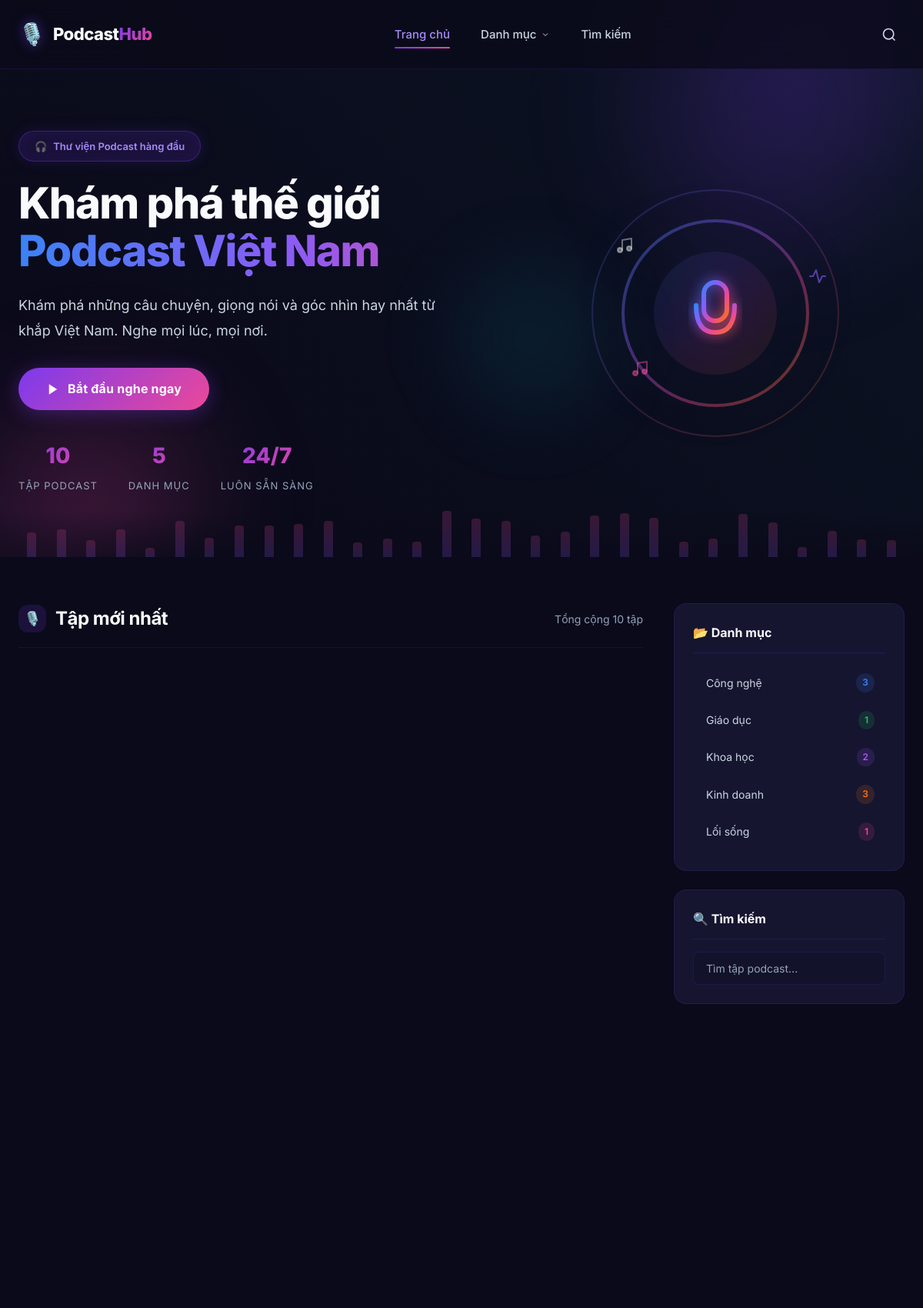
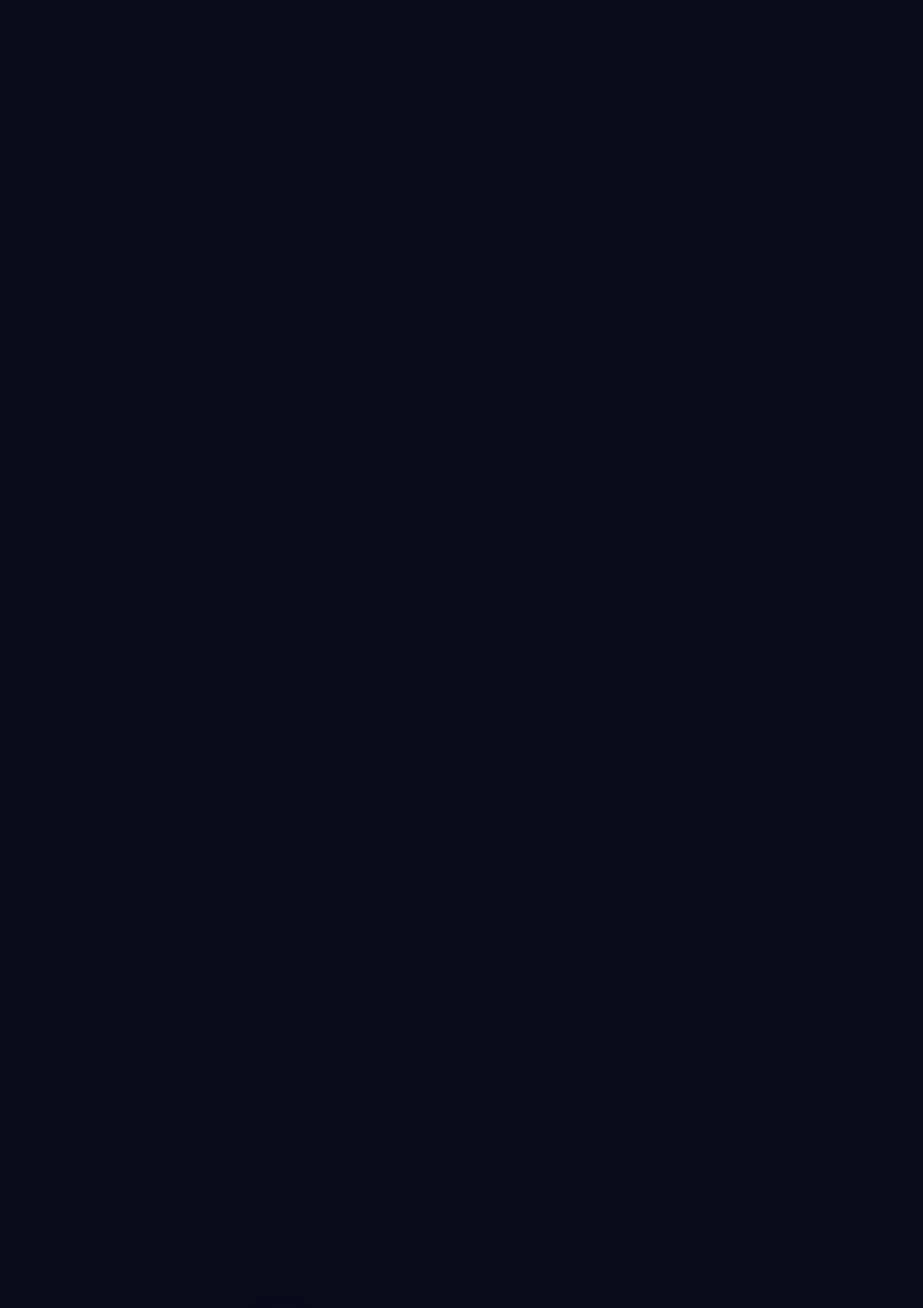
The page / (upper part) on the database its author committed (2 pictures, top to bottom).
### tables this page shows
CREATE TABLE IF NOT EXISTS categories (
    id INT AUTO_INCREMENT PRIMARY KEY,
    name VARCHAR(255) NOT NULL,
    slug VARCHAR(255) NOT NULL UNIQUE,
    description TEXT,
    created_at TIMESTAMP DEFAULT CURRENT_TIMESTAMP
);

### public/index.php (the view, shortened to what this page needs)
<?php
require_once __DIR__ . '/../src/config.php';
require_once __DIR__ . '/../src/functions.php';
$page = max(1, (int)($_GET['page'] ?? 1));
$result = getEpisodes($pdo, $page, 9);
$categories = getCategories($pdo);
$totalEpisodes = getTotalEpisodes($pdo);
$totalCategories = getTotalCategories($pdo);
renderHeader('Trang chủ', 'home');
?>
<section class="hero">
    <div class="hero-orb hero-orb-1"></div>
    <div class="hero-orb hero-orb-2"></div>
    <div class="hero-orb hero-orb-3"></div>
    <div class="container">
        <div class="hero-layout">
            <div class="hero-content">
                <div class="hero-badge">
                    <span>🎧</span> Thư viện Podcast hàng đầu
                </div>
                <h1 class="hero-title">
                    Khám phá thế giới<br>
                    <span class="gradient-text">Podcast Việt Nam</span>
                </h1>
                <p class="hero-subtitle">
                    Khám phá những câu chuyện, giọng nói và góc nhìn hay nhất từ khắp Việt Nam. Nghe mọi lúc, mọi nơi.
                </p>
                <div class="hero-actions">
                    <a href="#latest-episodes" class="btn-hero-cta">
                        <svg width="18" height="18" viewBox="0 0 24 24" fill="currentColor"><polygon points="5 3 19 12 5 21 5 3"></polygon></svg>
                        Bắt đầu nghe ngay
                    </a>
                </div>
                <div class="hero-stats">
                    <div class="stat-item">
                        <span class="stat-number"><?= $totalEpisodes ?? 0 ?></span>
                        <span class="stat-label">Tập podcast</span>
                    </div>
                    <div class="stat-item">
                        <span class="stat-number"><?= $totalCategories ?? 0 ?></span>
                        <span class="stat-label">Danh mục</span>
                    </div>
                    <div class="stat-item">
                        <span class="stat-number">24/7</span>
                        <span class="stat-label">Luôn sẵn sàng</span>
                    </div>
                </div>
            </div>
            <div class="hero-illustration" aria-hidden="true">
                <div class="hero-graphic">
                </div>
            </div>
        </div>
    </div>
    <div class="hero-bottom-visualizer" aria-hidden="true">
        <div class="container viz-container">
            <?php for ($i = 0; $i < 30; $i++): ?>
                <div class="viz-bar-bottom" style="--delay: <?= rand(0, 15) / 10 ?>s; --h: <?= rand(10, 60) ?>px"></div>
            <?php endfor; ?>
        </div>
    </div>
</section>
<section id="latest-episodes" class="container" style="padding: 60px 24px;">
    <div class="content-layout">
        <div class="content-main">
            <div class="section-header">
                <h2 class="section-title">
                    <span class="icon">🎙️</span>
                    Tập mới nhất
                </h2>
                <span style="color: var(--text-muted); font-size: 14px;">
                    Tổng cộng <?= $result['total'] ?> tập
                </span>
            </div>
            <?php if (empty($result['episodes'])): ?>
                <div class="empty-state">
                    <svg width="64" height="64" viewBox="0 0 24 24" fill="none" stroke="currentColor" stroke-width="1">
                        <path d="M9 18V5l12-2v13"></path>
                        <circle cx="6" cy="18" r="3"></circle>
                        <circle cx="18" cy="16" r="3"></circle>
                    </svg>
                    <h3>Chưa có tập podcast nào</h3>
                    <p>Hãy thêm tập podcast đầu tiên qua trang admin.</p>
                </div>
            <?php else: ?>
                <div class="episodes-grid">
                </div>
            <?php endif; ?>
        </div>
        <aside class="sidebar">
            <div class="sidebar-widget">
                <h3 class="widget-title">📂 Danh mục</h3>
                <ul class="category-list">
                    <?php foreach ($categories as $cat): ?>
                        <li>
                            <a href="/category.php?slug=<?= e($cat['slug']) ?>">
                                <?= e($cat['name']) ?>
                                <span class="count"><?= $cat['episode_count'] ?></span>
                            </a>
                        </li>
                    <?php endforeach; ?>
                </ul>
            </div>
            <div class="sidebar-widget">
                <h3 class="widget-title">🔍 Tìm kiếm</h3>
                <form action="/search.php" method="GET">
                    <input type="text" name="q" class="form-control" placeholder="Tìm tập podcast..." aria-label="Tìm kiếm">
                </form>
            </div>
        </aside>
    </div>
</section>

### rows shown on the page
categories: name "Công nghệ", episode_count "3"
categories: name "Giáo dục", episode_count "1"
categories: name "Khoa học", episode_count "2"
categories: name "Kinh doanh", episode_count "3"
categories: name "Lối sống", episode_count "1"

### other values the page prints
$totalEpisodes "10"
$totalCategories "5"
$result['total'] "10"
